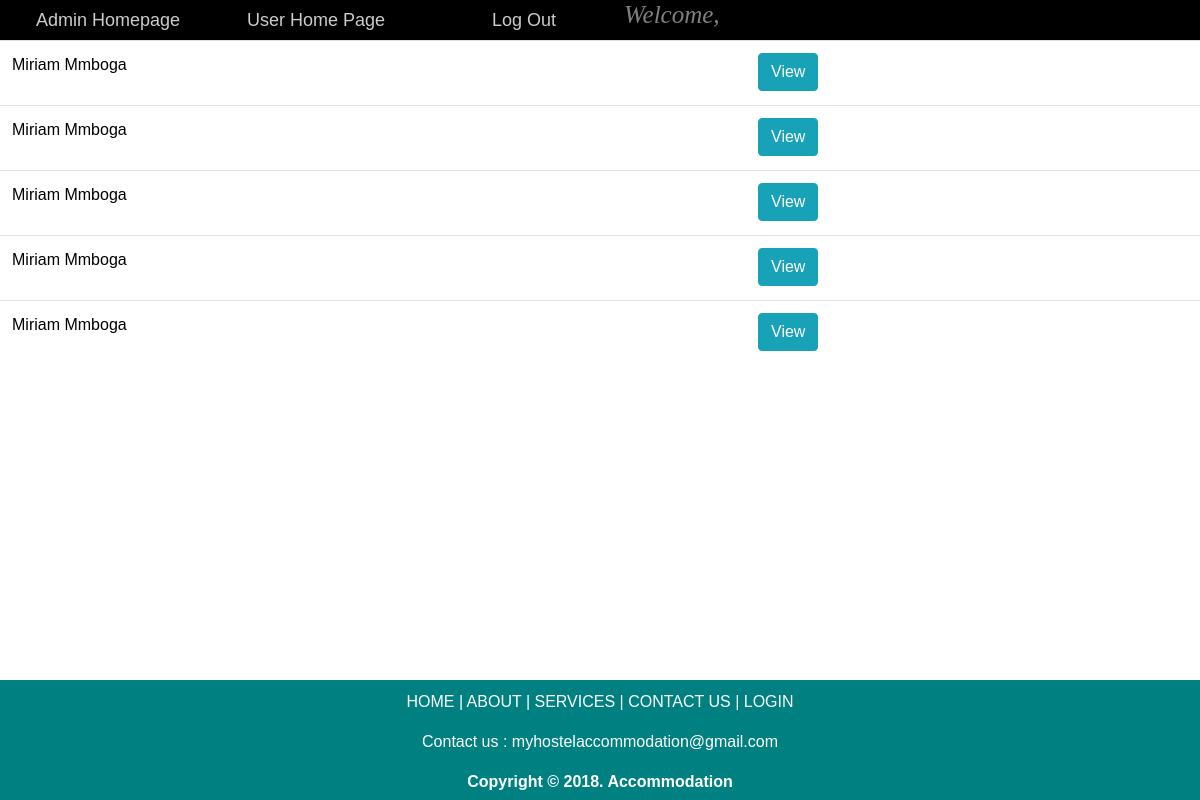
Screenshot of /viewfeedback.php with the database file from the repository.
### tables this page shows
CREATE TABLE `contact` (
  `feedbackid` int(200) NOT NULL,
  `fname` varchar(100) NOT NULL,
  `lname` varchar(100) NOT NULL,
  `email` varchar(100) NOT NULL,
  `county` varchar(100) NOT NULL,
  `inquiry` varchar(300) NOT NULL,
  `response` varchar(300) NOT NULL
);

### viewfeedback.php (the view, shortened to what this page needs)
<?php
$link=mysqli_connect("localhost","root","");
mysqli_select_db($link,"myhostel");
?>
 <!DOCTYPE html>
<html>
<head>
		<?php include('links.php'); ?>
	<link rel="stylesheet" href="styles1.css">
</head>
<body>
<?php include './admin-nav.php'; ?>
<div class="thetowns">
	<table class="table">
<?php
$res=mysqli_query($link,"select * from contact order by feedbackid DESC");
while($row=mysqli_fetch_array($res))
{
?>
<tr>
    <td>
        <p style="color:black;"><?php echo $row["fname"]." ".$row["lname"]; ?></p>
    </td>
    <td>
        <input type="button" name="view" value="View" id="<?php echo $row["feedbackid"]; ?>" class="btn btn-info btn-xs view_data"/>
    </td>
</tr>
<?php
}
?>
</table>
</div>
	<footer style="height: 120px; position: fixed;">
		<p>HOME | ABOUT | SERVICES | CONTACT US | LOGIN</p>
		<p>Contact us : myhostelaccommodation@gmail.com</p>
		<p><b>Copyright &copy; 2018. Accommodation</b> </p>
	</footer>
</body>
</html>

### css/styles1.css (style rules this page uses)
body { font-family: sans-serif; width: 100%; }
footer { bottom: 0px; background-color: teal; text-align: center; width: 100%; left: 0; color: white; height: 100px; padding-top: 10px; }

### styles1.css (style rules this page uses)
body { font-family: Arial; width: 100%; }
footer { bottom: 0px; background-color: teal; text-align: center; width: 100%; left: 0; color: white; height: 120px; padding-top: 10px; }

### rows the page displays
contact: fname "Miriam", lname "Mmboga"
contact: fname "Miriam", lname "Mmboga"
contact: fname "Miriam", lname "Mmboga"
contact: fname "Miriam", lname "Mmboga"
contact: fname "Miriam", lname "Mmboga"
